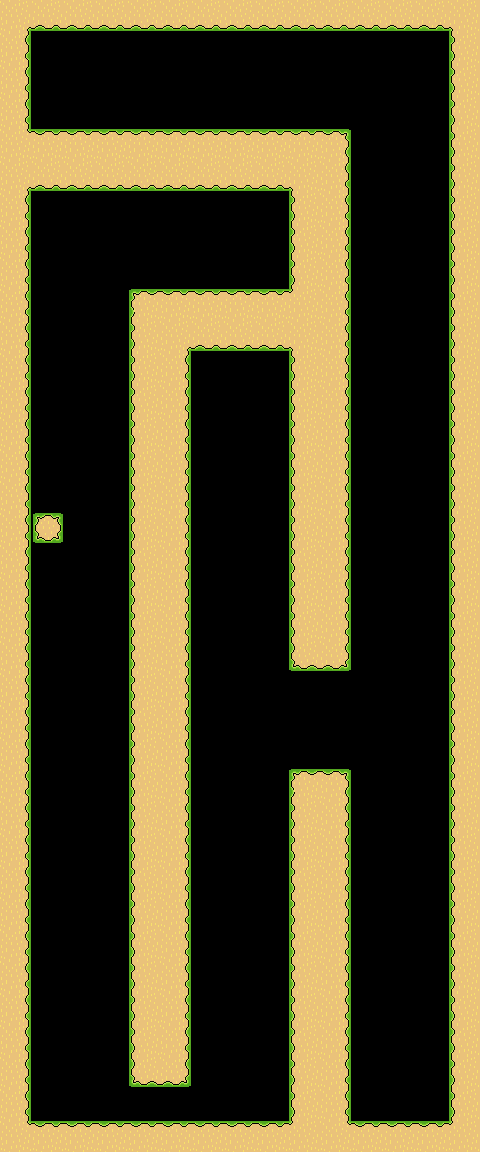

A level layout from a 2D game, rendered from its tile map. Below: a short description, then the map file with tile-grid data replaced by summaries:
An orthogonal 15x36 tile map with 32x32 px tiles, 1 tile layer (Ground) and 28 objects.

<map version="1.5" tiledversion="1.7.1" orientation="orthogonal" renderorder="right-down" width="15" height="36" tilewidth="32" tileheight="32" infinite="0" nextlayerid="29" nextobjectid="124">
 <editorsettings>
  <export target="LevelTilemap_level20.json" format="json" />
 </editorsettings>
 <properties>
  <property name="extraText" value="" />
  <property name="levelIndex" type="int" value="20" />
  <property name="levelName" value="Level 20" />
  <property name="levelNameOffsetY" type="int" value="-80" />
  <property name="levelNameShortened" value="20" />
  <property name="numberOfSlimes" type="int" value="9" />
 </properties>
 <tileset firstgid="1" name="tileset" tilewidth="32" tileheight="32" tilecount="36" columns="6">
  <image source="../../artwork/tileset.png" width="192" height="192" />
  <tile id="0">
   <properties>
    <property name="collides" type="bool" value="true" />
   </properties>
  </tile>
  <tile id="1">
   <properties>
    <property name="collides" type="bool" value="true" />
   </properties>
  </tile>
  <tile id="2">
   <properties>
    <property name="collides" type="bool" value="true" />
   </properties>
  </tile>
  <tile id="3">
   <properties>
    <property name="collides" type="bool" value="true" />
   </properties>
  </tile>
  <tile id="4">
   <properties>
    <property name="collides" type="bool" value="false" />
   </properties>
  </tile>
  <tile id="5">
   <properties>
    <property name="collides" type="bool" value="false" />
   </properties>
  </tile>
  <tile id="6">
   <properties>
    <property name="collides" type="bool" value="true" />
   </properties>
  </tile>
  <tile id="7">
   <properties>
    <property name="collides" type="bool" value="true" />
   </properties>
  </tile>
  <tile id="8">
   <properties>
    <property name="collides" type="bool" value="true" />
   </properties>
  </tile>
  <tile id="9">
   <properties>
    <property name="collides" type="bool" value="true" />
   </properties>
  </tile>
  <tile id="10">
   <properties>
    <property name="collides" type="bool" value="false" />
   </properties>
  </tile>
  <tile id="11">
   <properties>
    <property name="collides" type="bool" value="false" />
   </properties>
  </tile>
  <tile id="12">
   <properties>
    <property name="collides" type="bool" value="true" />
   </properties>
  </tile>
  <tile id="13">
   <properties>
    <property name="collides" type="bool" value="true" />
   </properties>
  </tile>
  <tile id="14">
   <properties>
    <property name="collides" type="bool" value="true" />
   </properties>
  </tile>
  <tile id="15">
   <properties>
    <property name="collides" type="bool" value="true" />
   </properties>
  </tile>
  <tile id="16">
   <properties>
    <property name="collides" type="bool" value="false" />
    <property name="expValue" type="int" value="3" />
    <property name="isFlying" type="bool" value="true" />
    <property name="level" type="int" value="1" />
    <property name="objectTag" value="slimeEnemy" />
   </properties>
  </tile>
  <tile id="17">
   <properties>
    <property name="collides" type="bool" value="false" />
    <property name="expValue" type="int" value="3" />
    <property name="isFlying" type="bool" value="false" />
    <property name="level" type="int" value="1" />
    <property name="objectTag" value="slimeEnemy" />
   </properties>
  </tile>
  <tile id="18">
   <properties>
    <property name="collides" type="bool" value="true" />
   </properties>
  </tile>
  <tile id="19">
   <properties>
    <property name="collides" type="bool" value="true" />
   </properties>
  </tile>
  <tile id="20">
   <properties>
    <property name="collides" type="bool" value="true" />
   </properties>
  </tile>
  <tile id="21">
   <properties>
    <property name="collides" type="bool" value="true" />
   </properties>
  </tile>
  <tile id="22">
   <properties>
    <property name="collides" type="bool" value="false" />
    <property name="expValue" type="int" value="5" />
    <property name="isFlying" type="bool" value="true" />
    <property name="level" type="int" value="2" />
    <property name="objectTag" value="slimeEnemy" />
   </properties>
  </tile>
  <tile id="23">
   <properties>
    <property name="collides" type="bool" value="false" />
    <property name="expValue" type="int" value="5" />
    <property name="isFlying" type="bool" value="false" />
    <property name="level" type="int" value="2" />
    <property name="objectTag" value="slimeEnemy" />
   </properties>
  </tile>
  <tile id="24">
   <properties>
    <property name="collides" type="bool" value="false" />
    <property name="direction" value="right" />
    <property name="objectTag" value="spike" />
    <property name="spriteName" value="rightSpikes" />
   </properties>
  </tile>
  <tile id="25">
   <properties>
    <property name="collides" type="bool" value="false" />
    <property name="direction" value="left" />
    <property name="objectTag" value="spike" />
    <property name="spriteName" value="leftSpikes" />
   </properties>
  </tile>
  <tile id="26">
   <properties>
    <property name="collides" type="bool" value="false" />
    <property name="direction" value="down" />
    <property name="objectTag" value="spike" />
    <property name="spriteName" value="downSpikes" />
   </properties>
  </tile>
  <tile id="27">
   <properties>
    <property name="collides" type="bool" value="false" />
    <property name="direction" value="up" />
    <property name="objectTag" value="spike" />
    <property name="spriteName" value="upSpikes" />
   </properties>
  </tile>
  <tile id="28">
   <properties>
    <property name="collides" type="bool" value="false" />
    <property name="expValue" type="int" value="10" />
    <property name="isFlying" type="bool" value="true" />
    <property name="level" type="int" value="3" />
    <property name="objectTag" value="slimeEnemy" />
   </properties>
  </tile>
  <tile id="29">
   <properties>
    <property name="collides" type="bool" value="false" />
    <property name="expValue" type="int" value="10" />
    <property name="isFlying" type="bool" value="false" />
    <property name="level" type="int" value="3" />
    <property name="objectTag" value="slimeEnemy" />
   </properties>
  </tile>
  <tile id="30">
   <properties>
    <property name="collides" type="bool" value="false" />
    <property name="objectTag" value="endOfLevel" />
   </properties>
  </tile>
  <tile id="31">
   <properties>
    <property name="collides" type="bool" value="false" />
    <property name="objectTag" value="pickUp" />
    <property name="pickUpType" value="doubleJump" />
    <property name="spriteName" value="doubleJump" />
   </properties>
  </tile>
  <tile id="32">
   <properties>
    <property name="collides" type="bool" value="false" />
    <property name="objectTag" value="pickUp" />
   </properties>
  </tile>
  <tile id="33">
   <properties>
    <property name="collides" type="bool" value="false" />
   </properties>
  </tile>
  <tile id="34">
   <properties>
    <property name="collides" type="bool" value="false" />
   </properties>
  </tile>
  <tile id="35">
   <properties>
    <property name="collides" type="bool" value="false" />
    <property name="objectTag" value="playerSpawn" />
   </properties>
  </tile>
 </tileset>
 <layer id="6" name="Ground" width="15" height="36">
  <data>[540 cells, 227 non-empty, 13 distinct tile ids]</data>
 </layer>
 <objectgroup id="28" name="GameObjects">
  <object id="84" gid="31" x="224" y="288" width="32" height="32" />
  <object id="90" gid="36" x="80" y="128" width="32" height="32" />
  <object id="91" gid="26" x="256" y="400" width="32" height="32" />
  <object id="92" gid="26" x="256" y="496" width="32" height="32" />
  <object id="93" gid="25" x="192" y="656" width="32" height="32" />
  </objectgroup>
</map>
<!-- 23 of 28 objects omitted -->
